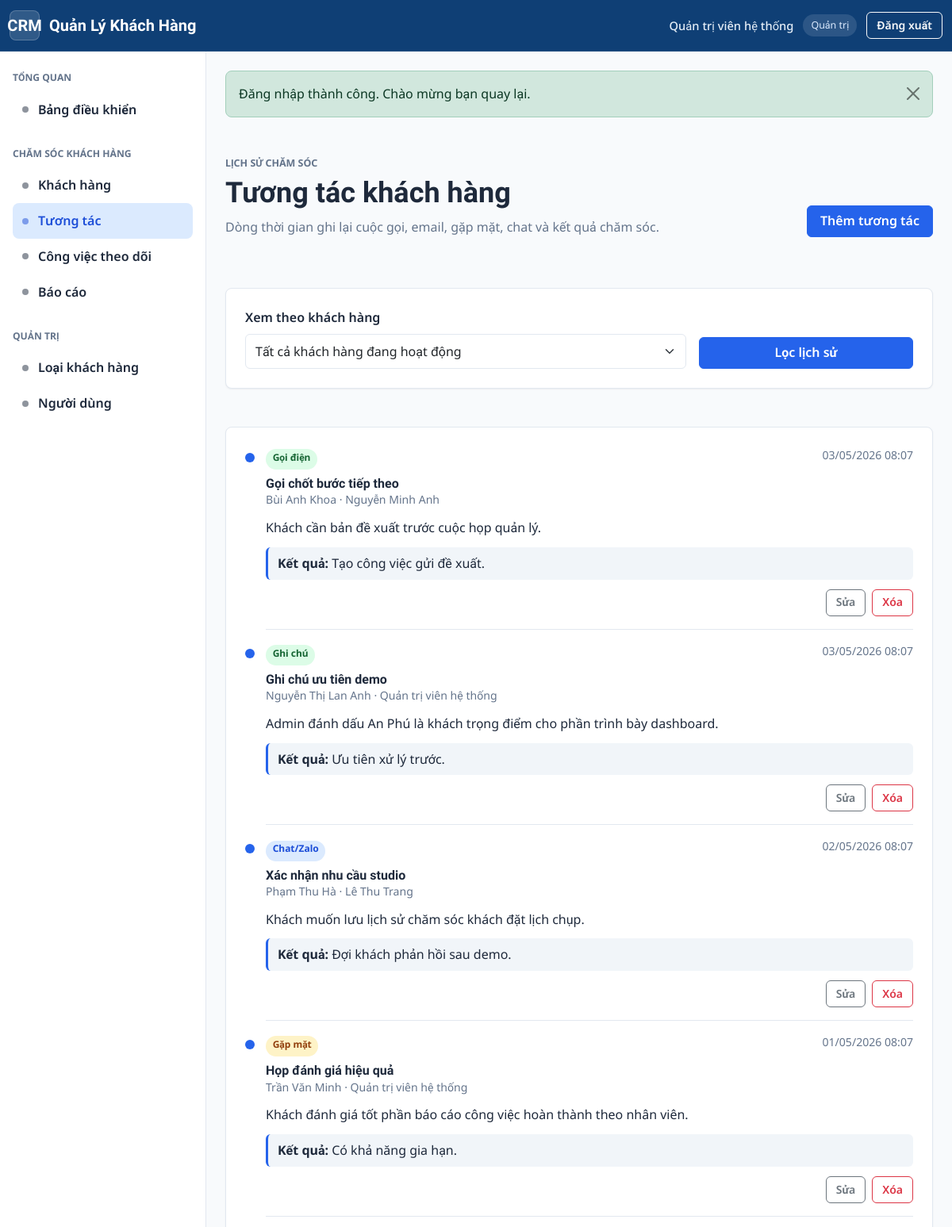
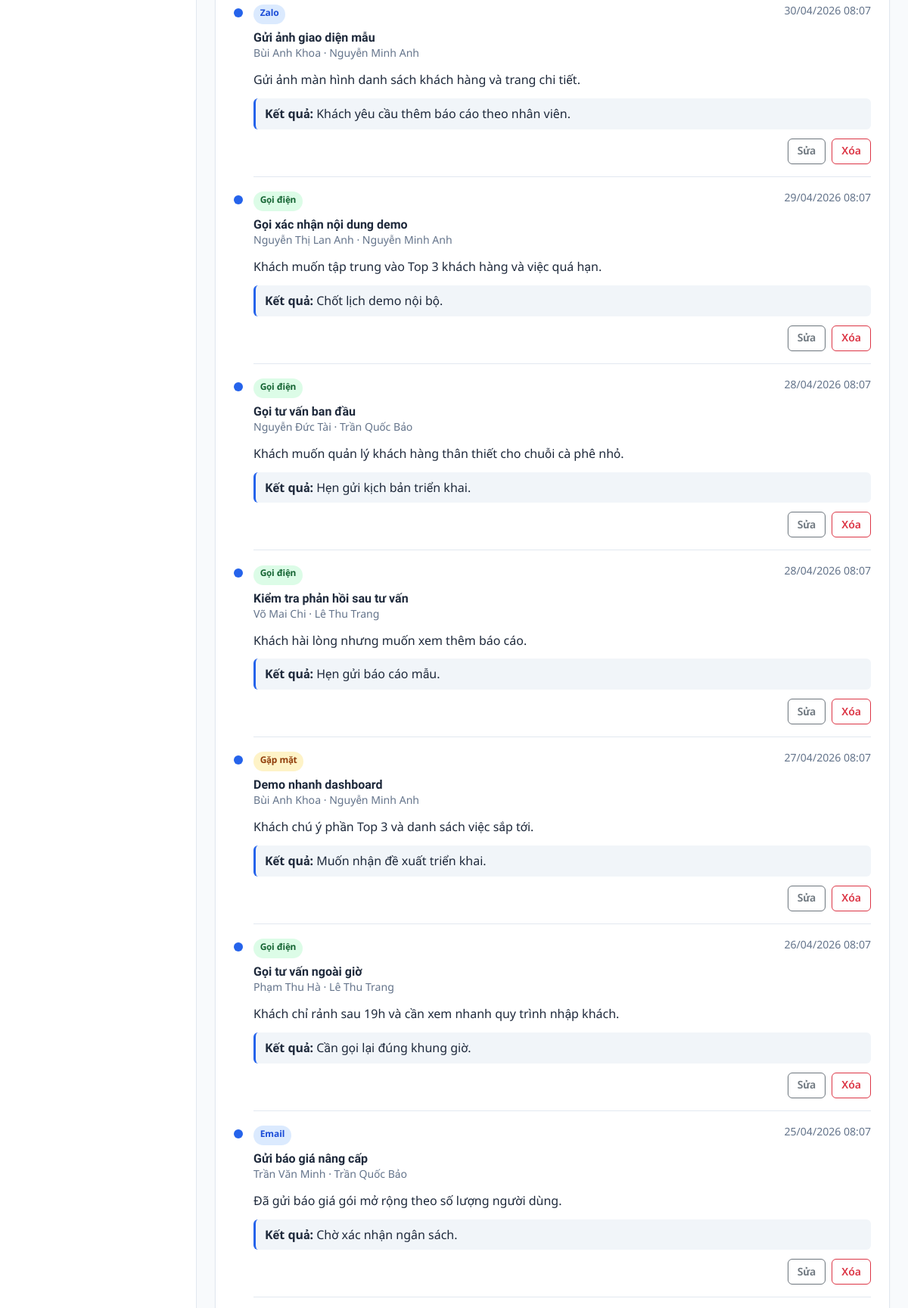
Screenshot of /tuong-tac/index.php (signed in, upper part) with the database file from the repository (2 pictures, top to bottom).
### tables this page shows
CREATE TABLE `interactions` (
    `id` INT UNSIGNED NOT NULL AUTO_INCREMENT,
    `customer_id` INT UNSIGNED NOT NULL,
    `user_id` INT UNSIGNED NOT NULL,
    `interaction_type` ENUM('call', 'email', 'meeting', 'note', 'chat', 'zalo', 'other') NOT NULL DEFAULT 'note',
    `title` VARCHAR(150) NOT NULL,
    `content` TEXT NULL,
    `result` VARCHAR(150) NULL,
    `interaction_at` DATETIME NOT NULL DEFAULT CURRENT_TIMESTAMP,
    `created_at` DATETIME NOT NULL DEFAULT CURRENT_TIMESTAMP,
    `updated_at` DATETIME NOT NULL DEFAULT CURRENT_TIMESTAMP ON UPDATE CURRENT_TIMESTAMP,
    PRIMARY KEY (`id`),
    KEY `idx_interactions_customer_date` (`customer_id`, `interaction_at`),
    KEY `idx_interactions_user_date` (`user_id`, `interaction_at`),
    KEY `idx_interactions_type_date` (`interaction_type`, `interaction_at`),
    CONSTRAINT `fk_interactions_customer`
        FOREIGN KEY (`customer_id`) REFERENCES `customers` (`id`)
        ON UPDATE CASCADE
        ON DELETE CASCADE,
    CONSTRAINT `fk_interactions_user`
        FOREIGN KEY (`user_id`) REFERENCES `users` (`id`)
        ON UPDATE CASCADE
        ON DELETE RESTRICT
);

CREATE TABLE `customers` (
    `id` INT UNSIGNED NOT NULL AUTO_INCREMENT,
    `customer_type_id` INT UNSIGNED NOT NULL,
    `assigned_user_id` INT UNSIGNED NULL,
    `full_name` VARCHAR(150) NOT NULL,
    `company_name` VARCHAR(150) NULL,
    `gender` ENUM('male', 'female', 'other', 'unknown') NOT NULL DEFAULT 'unknown',
    `date_of_birth` DATE NULL,
    `phone` VARCHAR(32) NULL,
    `phone_normalized` VARCHAR(32) NULL,
    `email` VARCHAR(191) NULL,
    `email_normalized` VARCHAR(191) NULL,
    `address` VARCHAR(255) NULL,
    `city` VARCHAR(80) NULL,
    `source` ENUM('website', 'facebook', 'referral', 'walk_in', 'phone', 'other') NOT NULL DEFAULT 'other',
    `status` ENUM('active', 'potential', 'inactive') NOT NULL DEFAULT 'active',
    `notes` TEXT NULL,
    `deleted_at` DATETIME NULL,
    `active_phone_key` VARCHAR(32)
        GENERATED ALWAYS AS (
            CASE
                WHEN `deleted_at` IS NULL
                 AND `phone_normalized` IS NOT NULL
                 AND `phone_normalized` <> ''
                THEN `phone_normalized`
                ELSE NULL
            END
        ) PERSISTENT,
    `active_email_key` VARCHAR(191)
        GENERATED ALWAYS AS (
            CASE
                WHEN `deleted_at` IS NULL
                 AND `email_normalized` IS NOT NULL
                 AND `email_normalized` <> ''
                THEN `email_normalized`
                ELSE NULL
            END
        ) PERSISTENT,
    `created_at` DATETIME NOT NULL DEFAULT CURRENT_TIMESTAMP,
    `updated_at` DATETIME NOT NULL DEFAULT CURRENT_TIMESTAMP ON UPDATE CURRENT_TIMESTAMP,
    PRIMARY KEY (`id`),
    UNIQUE KEY `uq_customers_active_phone` (`active_phone_key`),
    UNIQUE KEY `uq_customers_active_email` (`active_email_key`),
    KEY `idx_customers_name` (`full_name`),
    KEY `idx_customers_company_name` (`company_name`),
    KEY `idx_customers_type_status` (`customer_type_id`, `status`),
    KEY `idx_customers_assigned_status` (`assigned_user_id`, `status`),
    KEY `idx_customers_status_deleted` (`status`, `deleted_at`),
    KEY `idx_customers_deleted_at` (`deleted_at`),
    KEY `idx_customers_phone_normalized` (`phone_normalized`),
    KEY `idx_customers_email_normalized` (`email_normalized`),
    CONSTRAINT `fk_customers_customer_type`
        FOREIGN KEY (`customer_type_id`) REFERENCES `customer_types` (`id`)
        ON UPDATE CASCADE
        ON DELETE RESTRICT,
    CONSTRAINT `fk_customers_assigned_user`
        FOREIGN KEY (`assigned_user_id`) REFERENCES `users` (`id`)
        ON UPDATE CASCADE
        ON DELETE SET NULL
);

CREATE TABLE `users` (
    `id` INT UNSIGNED NOT NULL AUTO_INCREMENT,
    `full_name` VARCHAR(120) NOT NULL,
    `username` VARCHAR(50) NOT NULL,
    `email` VARCHAR(191) NOT NULL,
    `phone` VARCHAR(32) NULL,
    `password_hash` VARCHAR(255) NOT NULL,
    `role` ENUM('admin', 'staff') NOT NULL DEFAULT 'staff',
    `status` ENUM('active', 'locked') NOT NULL DEFAULT 'active',
    `last_login_at` DATETIME NULL,
    `created_at` DATETIME NOT NULL DEFAULT CURRENT_TIMESTAMP,
    `updated_at` DATETIME NOT NULL DEFAULT CURRENT_TIMESTAMP ON UPDATE CURRENT_TIMESTAMP,
    PRIMARY KEY (`id`),
    UNIQUE KEY `uq_users_username` (`username`),
    UNIQUE KEY `uq_users_email` (`email`),
    KEY `idx_users_role_status` (`role`, `status`),
    KEY `idx_users_status` (`status`),
    KEY `idx_users_last_login_at` (`last_login_at`)
);

### dung-chung/ham-chung.php (called while the page is built, shortened)
<?php
function e(mixed $giaTri): string
{
    return htmlspecialchars((string) ($giaTri ?? ''), ENT_QUOTES | ENT_SUBSTITUTE, 'UTF-8');
}
function duong_dan(string $duongDan = ''): string
{
    return rtrim(DUONG_DAN_GOC, '/') . '/' . ltrim($duongDan, '/');
}
function gia_tri_get(string $khoa, mixed $macDinh = null): mixed
{
    return $_GET[$khoa] ?? $macDinh;
}

### tuong-tac/truy-van-tuong-tac.php (called while the page is built, shortened)
<?php
function lay_danh_sach_tuong_tac(int $maKhachHang = 0, int $gioiHan = 40): array
{
    $where = 'WHERE c.deleted_at IS NULL';
    $thamSo = [];
    return lay_nhieu_dong(
        "SELECT i.id, i.customer_id, i.user_id, i.interaction_type, i.title, i.content, i.result,
            i.interaction_at, i.created_at, c.full_name AS customer_name, c.company_name,
            u.full_name AS user_name
         FROM interactions i
         INNER JOIN customers c ON c.id = i.customer_id
         INNER JOIN users u ON u.id = i.user_id
         {$where}
         ORDER BY i.interaction_at DESC, i.id DESC
         LIMIT {$gioiHan}",
        $thamSo
    );
}
function co_the_sua_xoa_tuong_tac(array $tuongTac): bool
{
    $nguoiDung = nguoi_dung_hien_tai();
    return ($nguoiDung['vai_tro'] ?? '') === VAI_TRO_ADMIN
        || (int) ($nguoiDung['id'] ?? 0) === (int) ($tuongTac['user_id'] ?? 0);
}

### cau-hinh/ket-noi-csdl.php (called while the page is built, shortened)
<?php
function lay_ket_noi_csdl(): PDO
{
    static $pdo = null;
    if ($pdo instanceof PDO) {
        return $pdo;
    }
    $dsn = sprintf(
        'mysql:host=%s;port=%d;dbname=%s;charset=%s',
        DB_HOST,
        DB_PORT,
        DB_NAME,
        DB_CHARSET
    );
    try {
        $pdo = new PDO($dsn, DB_USERNAME, DB_PASSWORD, [
            PDO::ATTR_ERRMODE => PDO::ERRMODE_EXCEPTION,
            PDO::ATTR_DEFAULT_FETCH_MODE => PDO::FETCH_ASSOC,
            PDO::ATTR_EMULATE_PREPARES => false,
            PDO::MYSQL_ATTR_INIT_COMMAND => 'SET NAMES ' . DB_CHARSET,
        ]);
        $pdo->exec('SET NAMES ' . DB_CHARSET . ' COLLATE ' . lay_collation_ket_noi($pdo));
    } catch (PDOException $exception) {
        throw new RuntimeException('Không thể kết nối cơ sở dữ liệu.', 0, $exception);
    }
    return $pdo;
}
function lay_collation_ket_noi(PDO $pdo): string
{
    $collations = [DB_COLLATION, DB_FALLBACK_COLLATION];
    $stmt = $pdo->prepare(
        'SELECT COLLATION_NAME
         FROM information_schema.COLLATIONS
         WHERE CHARACTER_SET_NAME = :charset
           AND COLLATION_NAME = :collation
         LIMIT 1'
    );
    foreach ($collations as $collation) {
        $stmt->execute([
            'charset' => DB_CHARSET,
            'collation' => $collation,
        ]);
        if ($stmt->fetchColumn()) {
            return $collation;
        }
    }
    return DB_FALLBACK_COLLATION;
}

### dung-chung/ham-csdl.php (called while the page is built, shortened)
<?php
require_once __DIR__ . '/../cau-hinh/ket-noi-csdl.php';
function chay_truy_van(string $sql, array $thamSo = []): PDOStatement
{
    $stmt = lay_ket_noi_csdl()->prepare($sql);
    $stmt->execute($thamSo);
    return $stmt;
}
function lay_nhieu_dong(string $sql, array $thamSo = []): array
{
    return chay_truy_van($sql, $thamSo)->fetchAll();
}

### tuong-tac/xu-ly-du-lieu-tuong-tac.php (called while the page is built, shortened)
<?php
function nhan_loai_tuong_tac(): array
{
    return [
        'call' => 'Gọi điện',
        'email' => 'Email',
        'meeting' => 'Gặp mặt',
        'chat' => 'Chat/Zalo',
        'note' => 'Ghi chú',
        'other' => 'Khác',
    ];
}
function lop_badge_loai_tuong_tac(string $loai): string
{
    return match ($loai) {
        'call' => 'badge-soft-success',
        'email' => 'badge-soft-primary',
        'meeting' => 'badge-soft-warning',
        'chat', 'zalo' => 'badge-soft-primary',
        'note' => 'badge-soft-success',
        default => 'badge-soft-primary',
    };
}
function nhan_loai_tuong_tac_hien_thi(string $loai): string
{
    if ($loai === 'zalo') {
        return 'Zalo';
    }
    return nhan_loai_tuong_tac()[$loai] ?? 'Khác';
}

### dung-chung/ham-dinh-dang.php (called while the page is built, shortened)
<?php
function dinh_dang_ngay_gio(?string $ngayGio): string
{
    $timestamp = strtotime($ngayGio);
    return $timestamp === false ? '' : date('d/m/Y H:i', $timestamp);
}

### dung-chung/ham-xac-thuc.php (called while the page is built, shortened)
<?php
function nguoi_dung_hien_tai(): ?array
{
    return $_SESSION['nguoi_dung'] ?? null;
}

### tuong-tac/index.php (the view, shortened to what this page needs)
<?php
$maKhachHang = max(0, (int) gia_tri_get('customer_id', 0));
$danhSachTuongTac = lay_danh_sach_tuong_tac($maKhachHang, 60);
require __DIR__ . '/../giao-dien/dau-trang.php';
?>
<div class="page-header">
    <div>
        <p class="eyebrow">Lịch sử chăm sóc</p>
        <h1 class="page-title">Tương tác khách hàng</h1>
        <p class="page-subtitle">Dòng thời gian ghi lại cuộc gọi, email, gặp mặt, chat và kết quả chăm sóc.</p>
    </div>
    <a class="btn btn-primary" href="<?= e(duong_dan('tuong-tac/them.php' . ($maKhachHang ? '?customer_id=' . $maKhachHang : ''))) ?>">Thêm tương tác</a>
</div>
<form class="surface-card interaction-filter" method="get">
    <div class="row g-3 align-items-end">
        <div class="col-lg-8">
            <label class="form-label" for="customer_id">Xem theo khách hàng</label>
            <select class="form-select" id="customer_id" name="customer_id">
                <option value="">Tất cả khách hàng đang hoạt động</option>
            </select>
        </div>
        <div class="col-lg-4 d-grid">
            <button class="btn btn-primary" type="submit">Lọc lịch sử</button>
        </div>
    </div>
</form>
<section class="interaction-timeline surface-card">
    <?php foreach ($danhSachTuongTac as $tuongTac): ?>
        <article class="interaction-timeline-item">
            <div class="interaction-marker" aria-hidden="true"></div>
            <div class="interaction-card">
                <div class="interaction-card-header">
                    <div>
                        <span class="badge <?= e(lop_badge_loai_tuong_tac($tuongTac['interaction_type'])) ?>">
                            <?= e(nhan_loai_tuong_tac_hien_thi($tuongTac['interaction_type'])) ?>
                        </span>
                        <h2><?= e($tuongTac['title']) ?></h2>
                        <p><?= e($tuongTac['customer_name']) ?> · <?= e($tuongTac['user_name']) ?></p>
                    </div>
                    <time><?= e(dinh_dang_ngay_gio($tuongTac['interaction_at'])) ?></time>
                </div>
                <p class="interaction-content"><?= nl2br(e($tuongTac['content'])) ?></p>
                <?php if ($tuongTac['result']): ?>
                    <p class="interaction-result"><strong>Kết quả:</strong> <?= e($tuongTac['result']) ?></p>
                <?php endif; ?>
                <?php if (co_the_sua_xoa_tuong_tac($tuongTac)): ?>
                    <div class="interaction-actions">
                        <a class="btn btn-sm btn-outline-secondary" href="<?= e(duong_dan('tuong-tac/sua.php?id=' . $tuongTac['id'])) ?>">Sửa</a>
                        <form action="<?= e(duong_dan('tuong-tac/xoa.php')) ?>" method="post">
                            <button class="btn btn-sm btn-outline-danger" data-confirm-message="Xóa tương tác này khỏi lịch sử?" type="submit">Xóa</button>
                        </form>
                    </div>
                <?php endif; ?>
            </div>
        </article>
    <?php endforeach; ?>
</section>
<?php require __DIR__ . '/../giao-dien/cuoi-trang.php'; ?>

### tai-nguyen/css/bien-thiet-ke.css (style rules this page uses)
:root { --color-bg: #f8fafc; --color-surface: #ffffff; --color-surface-soft: #f1f5f9; --color-hover: #f8fafc; --color-ink: #1e293b; --color-muted: #64748b; --color-line: #e2e8f0; --color-primary: #2563eb; --color-primary-dark: #1d4ed8; --color-primary-soft: #dbeafe; --color-accent: #f97316; --color-accent-soft: #ffedd5; --color-success: #16a34a; --color-success-soft: #dcfce7; --color-warning: #d97706; --color-warning-soft: #fef3c7; --color-danger: #dc2626; --color-danger-soft: #fee2e2; --shadow-sm: 0 1px 2px rgba(15, 23, 42, 0.06); --shadow-md: 0 18px 40px rgba(15, 23, 42, 0.08); --shadow-lg: 0 24px 54px rgba(15, 23, 42, 0.12); --radius-sm: 6px; --radius-md: 8px; --radius-lg: 12px; --space-1: 4px; --space-2: 8px; --space-3: 12px; --space-4: 16px; --space-5: 24px; --space-6: 32px; --space-7: 40px; --app-sidebar-width: 260px; --app-header-height: 64px; --transition-fast: 160ms ease; --transition-base: 220ms ease; }
* { box-sizing: border-box; }
html { min-width: 320px; }
body { background: var(--color-bg); color: var(--color-ink); font-family: "Noto Sans", "Be Vietnam Pro", system-ui, -apple-system, BlinkMacSystemFont, "Segoe UI", sans-serif; font-size: 16px; line-height: 1.55; margin: 0; }
h1, h2, h3, h4, h5, h6, .navbar-brand { font-family: "Be Vietnam Pro", "Noto Sans", system-ui, sans-serif; }
a { color: var(--color-primary); }
.eyebrow { color: var(--color-muted); font-size: 0.78rem; font-weight: 700; letter-spacing: 0; margin-bottom: var(--space-2); text-transform: uppercase; }

### tai-nguyen/css/bo-cuc.css (style rules this page uses)
.app-body { min-height: 100dvh; }

### tai-nguyen/css/thanh-phan.css (style rules this page uses)
.page-header { align-items: flex-end; display: flex; gap: var(--space-4); justify-content: space-between; margin-bottom: var(--space-5); }
.page-title { font-size: clamp(1.75rem, 3vw, 2.5rem); font-weight: 700; line-height: 1.15; margin: 0; }
.page-subtitle { color: var(--color-muted); margin: var(--space-2) 0 0; max-width: 780px; }
.surface-card, .placeholder-panel, .auth-card { background: var(--color-surface); border: 1px solid var(--color-line); border-radius: var(--radius-md); box-shadow: var(--shadow-sm); padding: var(--space-5); }
.btn { border-radius: var(--radius-sm); font-weight: 600; min-height: 40px; }
.btn-primary { background: var(--color-primary); border-color: var(--color-primary); }
.form-label { color: var(--color-ink); font-weight: 600; }
.form-control, .form-select { border-color: var(--color-line); border-radius: var(--radius-sm); font-size: 1rem; min-height: 44px; }
.badge { border-radius: 999px; font-weight: 700; letter-spacing: 0; padding: 0.4em 0.72em; }
.badge-soft-primary { background: var(--color-primary-soft); color: var(--color-primary-dark); }
.badge-soft-success { background: var(--color-success-soft); color: #166534; }
.badge-soft-warning { background: var(--color-warning-soft); color: #92400e; }

### tai-nguyen/css/tuong-tac.css (style rules this page uses)
.interaction-filter, .interaction-form { margin-bottom: var(--space-4); }
.interaction-timeline { display: grid; gap: var(--space-4); }
.interaction-timeline-item, .customer-interaction-feed article { display: grid; gap: var(--space-3); grid-template-columns: 14px minmax(0, 1fr); position: relative; }
.interaction-marker, .interaction-dot { background: var(--color-primary); border-radius: 999px; height: 12px; margin-top: 8px; width: 12px; }
.interaction-card { border-bottom: 1px solid var(--color-line); display: grid; gap: var(--space-3); padding-bottom: var(--space-4); }
.interaction-card-header, .interaction-section-heading, .interaction-feed-title { align-items: flex-start; display: flex; gap: var(--space-3); justify-content: space-between; }
.interaction-card-header h2, .interaction-feed-title strong { font-size: 1rem; font-weight: 700; margin: var(--space-2) 0 0; }
.interaction-card-header p, .interaction-card-header time, .customer-interaction-feed time { color: var(--color-muted); font-size: 0.88rem; margin: 0; }
.interaction-content, .interaction-result { margin: 0; }
.interaction-result { background: var(--color-surface-soft); border-left: 3px solid var(--color-primary); border-radius: var(--radius-sm); padding: var(--space-2) var(--space-3); }
.interaction-actions, .interaction-form-actions { align-items: center; display: flex; gap: var(--space-2); justify-content: flex-end; }
.interaction-actions form { margin: 0; }

### rows the page displays
interactions: interaction_type "Gọi điện", title "Gọi chốt bước tiếp theo", customer.full_name "Bùi Anh Khoa", user.full_name "Nguyễn Minh Anh", interaction_at "03/05/2026 08:07", content "Khách cần bản đề xuất trước cuộc họp quản lý.", result "Tạo công việc gửi đề xuất."
interactions: interaction_type "Ghi chú", title "Ghi chú ưu tiên demo", customer.full_name "Nguyễn Thị Lan Anh", user.full_name "Quản trị viên hệ thống", interaction_at "03/05/2026 08:07", content "Admin đánh dấu An Phú là khách trọng điểm cho phần trình bày dashboard.", result "Ưu tiên xử lý trước."
interactions: interaction_type "Chat/Zalo", title "Xác nhận nhu cầu studio", customer.full_name "Phạm Thu Hà", user.full_name "Lê Thu Trang", interaction_at "02/05/2026 08:07", content "Khách muốn lưu lịch sử chăm sóc khách đặt lịch chụp.", result "Đợi khách phản hồi sau demo."
interactions: interaction_type "Gặp mặt", title "Họp đánh giá hiệu quả", customer.full_name "Trần Văn Minh", user.full_name "Quản trị viên hệ thống", interaction_at "01/05/2026 08:07", content "Khách đánh giá tốt phần báo cáo công việc hoàn thành theo nhân viên.", result "Có khả năng gia hạn."
interactions: interaction_type "Zalo", title "Gửi ảnh giao diện mẫu", customer.full_name "Bùi Anh Khoa", user.full_name "Nguyễn Minh Anh", interaction_at "30/04/2026 08:07", content "Gửi ảnh màn hình danh sách khách hàng và trang chi tiết.", result "Khách yêu cầu thêm báo cáo theo nhân viên."
interactions: interaction_type "Gọi điện", title "Gọi xác nhận nội dung demo", customer.full_name "Nguyễn Thị Lan Anh", user.full_name "Nguyễn Minh Anh", interaction_at "29/04/2026 08:07", content "Khách muốn tập trung vào Top 3 khách hàng và việc quá hạn.", result "Chốt lịch demo nội bộ."
interactions: interaction_type "Gọi điện", title "Gọi tư vấn ban đầu", customer.full_name "Nguyễn Đức Tài", user.full_name "Trần Quốc Bảo", interaction_at "28/04/2026 08:07", content "Khách muốn quản lý khách hàng thân thiết cho chuỗi cà phê nhỏ.", result "Hẹn gửi kịch bản triển khai."
interactions: interaction_type "Gọi điện", title "Kiểm tra phản hồi sau tư vấn", customer.full_name "Võ Mai Chi", user.full_name "Lê Thu Trang", interaction_at "28/04/2026 08:07", content "Khách hài lòng nhưng muốn xem thêm báo cáo.", result "Hẹn gửi báo cáo mẫu."
interactions: interaction_type "Gặp mặt", title "Demo nhanh dashboard", customer.full_name "Bùi Anh Khoa", user.full_name "Nguyễn Minh Anh", interaction_at "27/04/2026 08:07", content "Khách chú ý phần Top 3 và danh sách việc sắp tới.", result "Muốn nhận đề xuất triển khai."
interactions: interaction_type "Gọi điện", title "Gọi tư vấn ngoài giờ", customer.full_name "Phạm Thu Hà", user.full_name "Lê Thu Trang", interaction_at "26/04/2026 08:07", content "Khách chỉ rảnh sau 19h và cần xem nhanh quy trình nhập khách.", result "Cần gọi lại đúng khung giờ."
interactions: interaction_type "Email", title "Gửi báo giá nâng cấp", customer.full_name "Trần Văn Minh", user.full_name "Trần Quốc Bảo", interaction_at "25/04/2026 08:07", content "Đã gửi báo giá gói mở rộng theo số lượng người dùng.", result "Chờ xác nhận ngân sách."

### other values shown
TEN_UNG_DUNG "Quản Lý Khách Hàng"
$nguoiDung['ho_ten'] ?: $nguoiDung['ten_dang_nhap'] "Quản trị viên hệ thống"
$vaiTro "Quản trị"
$nhan "Bảng điều khiển Khách hàng Tương tác Công việc theo dõi Báo cáo Loại khách hàng Người dùng"
$thongBao['noi_dung'] "Đăng nhập thành công. Chào mừng bạn quay lại."
